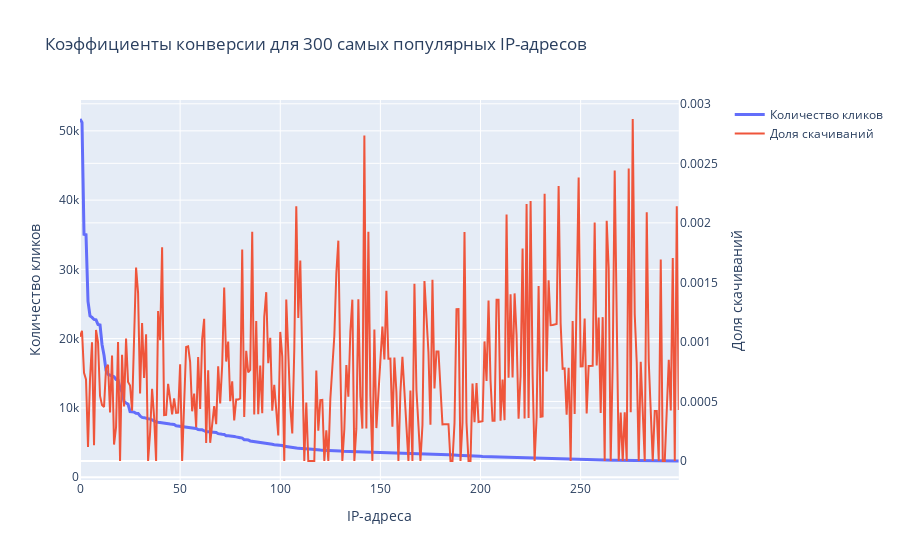

Notebook source saved alongside this figure:
### Markdown cell above
# Коэффициенты конверсии для 300 самых популярных IP-адресов

### Code cell
proportion = train[['ip', 'is_attributed']].groupby('ip', as_index=False).mean().sort_values('is_attributed', ascending=False)
counts = train[['ip', 'is_attributed']].groupby('ip', as_index=False).count().sort_values('is_attributed', ascending=False)
merge = counts.merge(proportion, on='ip', how='left')
merge.columns = ['ip', 'click_count', 'prop_downloaded']

# Создаем график с двумя осями Y используя plotly
fig = make_subplots(specs=[[{"secondary_y": True}]])

# Добавляем данные для количества кликов
fig.add_trace(
    go.Scatter(x=merge[:300].index, y=merge[:300]['click_count'], 
               name="Количество кликов",
               line=dict(width=3)),  # Делаем линию жирнее
    secondary_y=False,
)

# Добавляем данные для пропорции скачиваний
fig.add_trace(
    go.Scatter(x=merge[:300].index, y=merge[:300]['prop_downloaded'], 
               name="Доля скачиваний"),
    secondary_y=True,
)

# Обновляем layout
fig.update_layout(
    title_text="Коэффициенты конверсии для 300 самых популярных IP-адресов",
    xaxis_title="IP-адреса",
    showlegend=True
)

# Обновляем метки осей
fig.update_yaxes(title_text="Количество кликов", secondary_y=False)
fig.update_yaxes(title_text="Доля скачиваний", secondary_y=True)

fig.show()

### Figure 1 — Plotly figure (JSON) as saved in the notebook; plotly's stock layout.template omitted (floating-point values rounded to 4 significant figures; data arrays with more than 128 entries replaced by an {"elided": "..."} marker saying what was removed)
{"data": [{"line": {"width": 3}, "name": "Количество кликов", "type": "scatter", "x": {"elided": "300 int values"}, "xaxis": "x", "y": {"elided": "300 int values"}, "yaxis": "y"}, {"name": "Доля скачиваний", "type": "scatter", "x": {"elided": "300 int values"}, "xaxis": "x", "y": {"elided": "300 float values"}, "yaxis": "y2"}], "layout": {"showlegend": true, "title": {"text": "Коэффициенты конверсии для 300 самых популярных IP-адресов"}, "xaxis": {"anchor": "y", "domain": [0, 0.94], "title": {"text": "IP-адреса"}}, "yaxis": {"anchor": "x", "domain": [0, 1], "title": {"text": "Количество кликов"}}, "yaxis2": {"anchor": "x", "overlaying": "y", "side": "right", "title": {"text": "Доля скачиваний"}}}}
